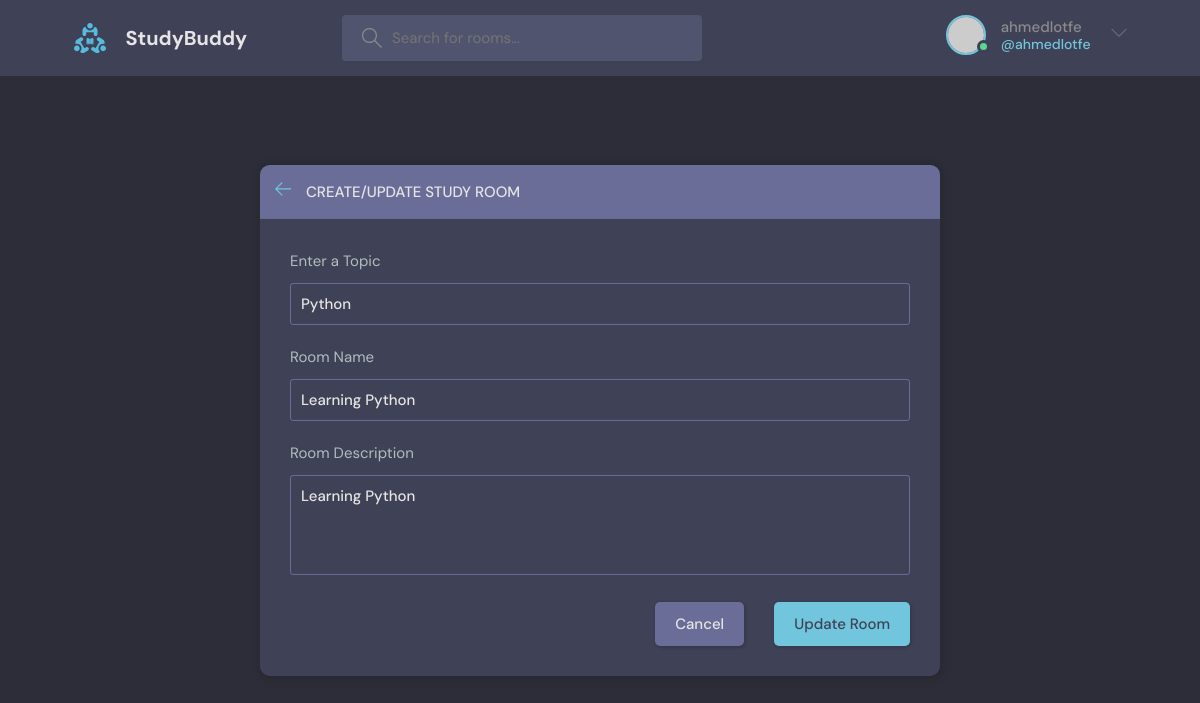
The page /room/9/update/ (signed in) on the database its author committed.
### base/models.py (models this page shows, shortened)
class Room(models.Model):
    host = models.ForeignKey(User, on_delete=models.SET_NULL, null=True)
    topic = models.ForeignKey(Topic, on_delete=models.SET_NULL, null=True)
    name = models.CharField(max_length=200)
    description = models.TextField(null=True, blank=True)
    participants = models.ManyToManyField(
        User, related_name='participants', blank=True)
    created = models.DateTimeField(auto_now_add=True)
    updated = models.DateTimeField(auto_now=True)

class Topic(models.Model):
    name = models.CharField(max_length=200)

### base/views.py (the view)
# urls.py: path('room/<int:pk>/update/', views.updateRoom, name='update-room'),
@login_required
def updateRoom(request, pk):
    room = Room.objects.get(id=pk)
    topics = Topic.objects.all()
    if request.method == 'POST':
        topic_name = request.POST.get('topic')
        topic, created = Topic.objects.get_or_create(name=topic_name)
        room.name = request.POST.get('name')
        room.topic = topic
        room.description = request.POST.get('description')
        room.save()
        return redirect('room', pk=room.id)
    else:
        form = RoomForm(instance=room)
    context = {
        'form': form,
        'topics': topics,
        'room': room,
        'legend': 'Update'
    }
    return render(request, 'base/room_form.html', context)

### base/forms.py
class RoomForm(ModelForm):
    class Meta:
        model = Room
        fields = [
            'topic',
            'name',
            'description',
        ]

### base/templates/base/room_form.html (shortened to what this page needs)
{% extends 'main.html' %}
{% block content %}
<main class="create-room layout">
  <div class="container">
    <div class="layout__box">
      <div class="layout__boxHeader">
        <div class="layout__boxTitle">
          <a href="{{ request.META.HTTP_REFERER }}">
            <svg version="1.1" xmlns="http://www.w3.org/2000/svg" width="32" height="32" viewBox="0 0 32 32">
              <title>arrow-left</title>
              <path
                d="M13.723 2.286l-13.723 13.714 13.719 13.714 1.616-1.611-10.96-10.96h27.625v-2.286h-27.625l10.965-10.965-1.616-1.607z">
              </path>
            </svg>
          </a>
          <h3>Create/Update Study Room</h3>
        </div>
      </div>
      <div class="layout__body">
        <form class="form" action="" method="post">
            <div class="form__group">
              <label for="room_topic">Enter a Topic</label>
              <input required type="text" value="{{ room.topic.name }}" name="topic" list="topic-list">
            </div>
            <div class="form__group">
              <label for="room_name">Room Name</label>
              {{ form.name }}
            </div>
            <div class="form__group">
              <label for="room_description">Room Description</label>
              {{ form.description }}
            </div>
          <div class="form__action">
            <a class="btn btn--dark" href="{{ request.META.HTTP_REFERER }}">Cancel</a>
            <button class="btn btn--main" type="submit">{{ legend }} Room</button>
          </div>
        </form>
      </div>
    </div>
  </div>
</main>
{% endblock content %}

### templates/nav.html (shortened to what this page needs)
{% load static %}
<header class="header header--loggedIn">
    <div class="container">
        <a href="{% url 'home' %}" class="header__logo">
            <img src="{% static 'images/logo.svg' %}" />
            <h1>StudyBuddy</h1>
        </a>
        <form class="header__search" method="get" action="{% url 'home' %}">
            <label>
                <input name="q" placeholder="Search for rooms..." />
            </label>
        </form>
        <nav class="header__menu">
        {% if user.is_authenticated %}
            <div class="header__user">
                <a href="{% url 'profile' request.user.id %}">
                    <div class="avatar avatar--medium active">
                        <img src="https://randomuser.me/api/portraits/men/37.jpg" />
                    </div>
                    <p>{{ request.user.username }} <span>@{{ request.user.username }}</span></p>
                </a>
                <button class="dropdown-button">
                    <svg version="1.1" xmlns="http://www.w3.org/2000/svg" width="32" height="32" viewBox="0 0 32 32">
                        <title>chevron-down</title>
                        <path d="M16 21l-13-13h-3l16 16 16-16h-3l-13 13z"></path>
                    </svg>
                </button>
            </div>
        {% else %}
            <a href="{% url 'login' %}">
                <img src="{% static 'images/avatar.svg' %}" />
                <p>Login</p>
            </a>
        {% endif %}
        </nav>
    </div>
</header>

### rows shown on the page
Room: topic "Python", name "Learning Python", description "Learning Python"

### other values the page prints
{{ request.user.username }} "ahmedlotfe"
{{ legend }} "Update"
